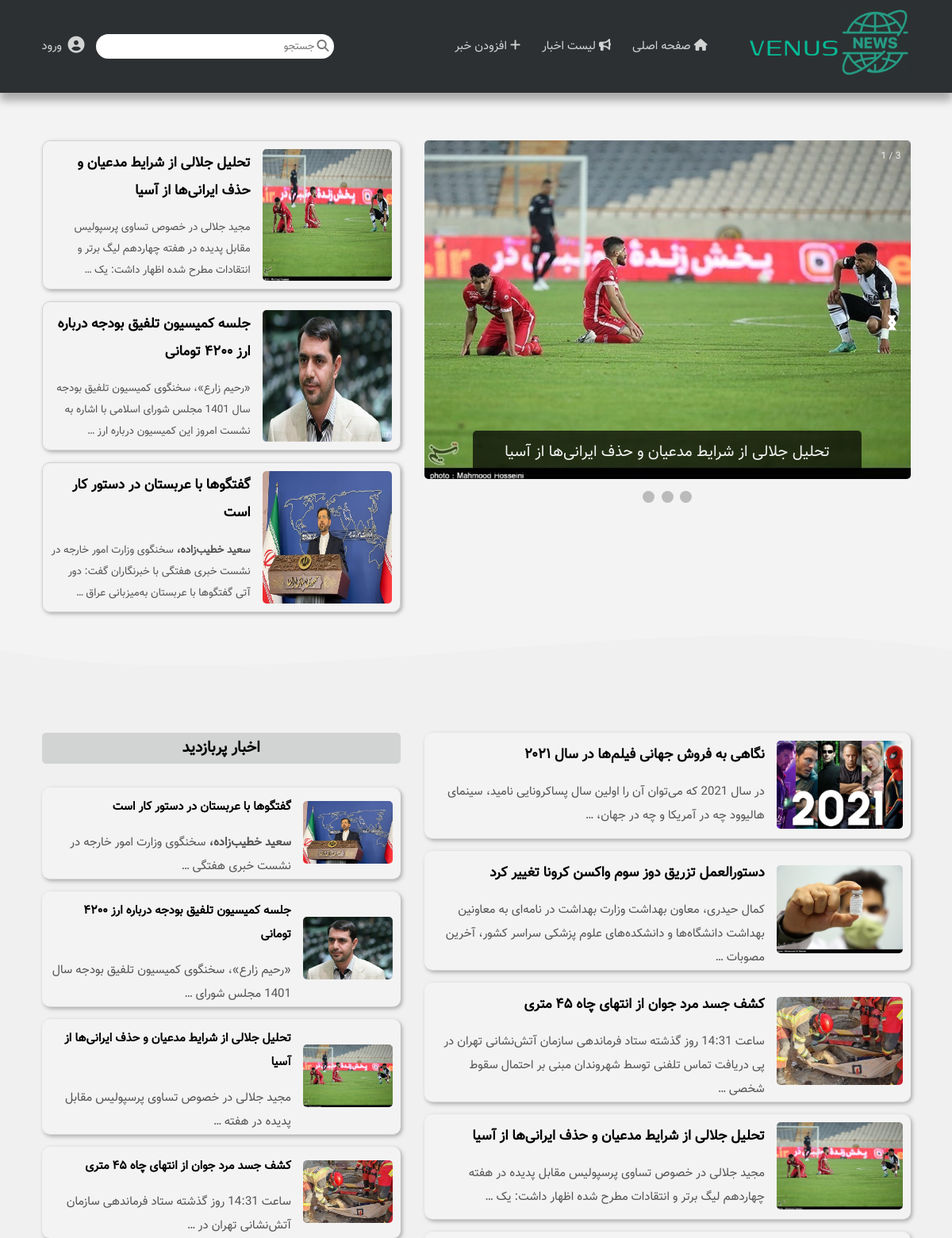
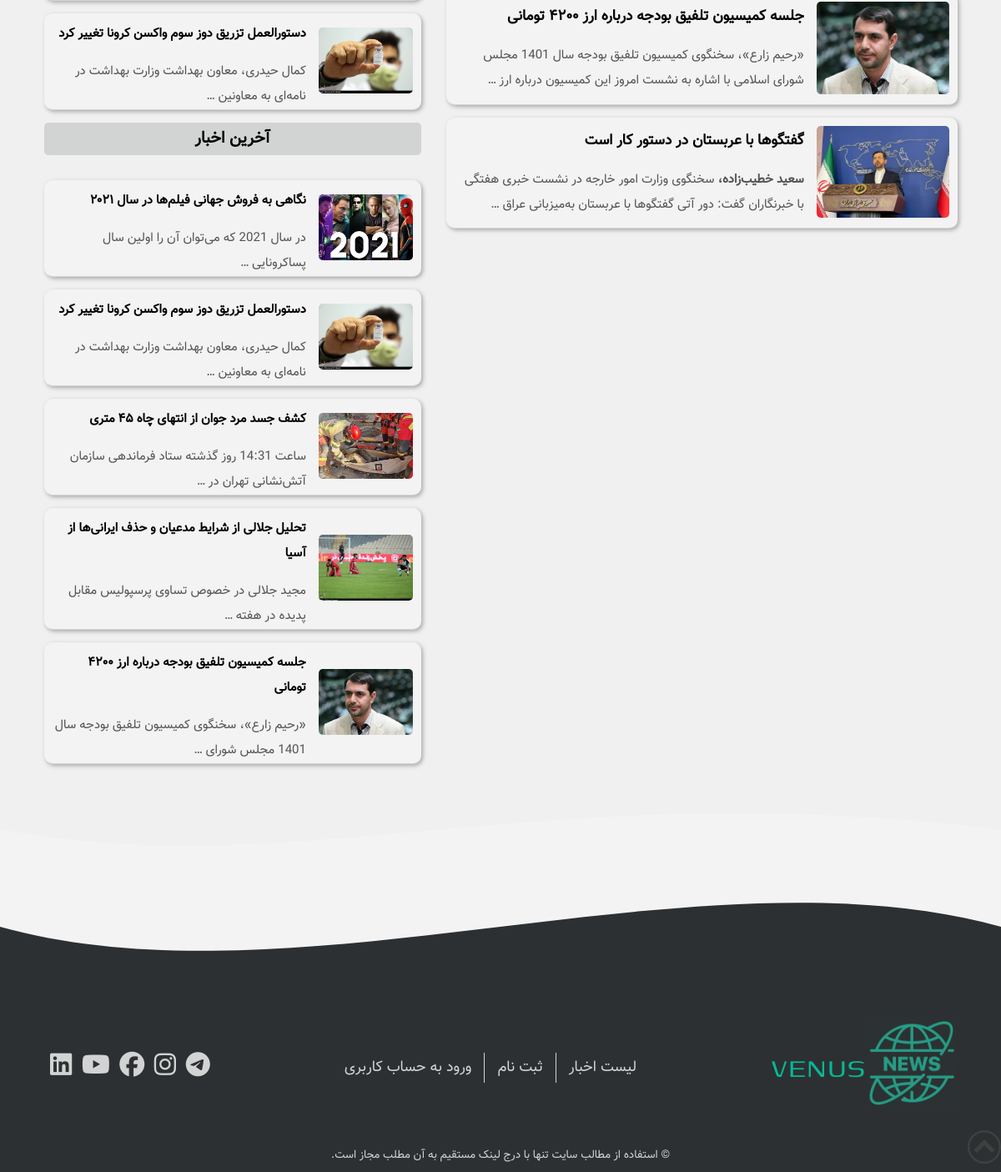
The page / on the database its author committed (2 pictures, top to bottom).
### news/models.py (models this page shows, shortened)
class Post(models.Model):
    class Meta:
        verbose_name = "پست"
        verbose_name_plural = "پست ها"
        ordering = ('-date',)
    title = models.CharField(max_length=64, verbose_name="عنوان")
    image = models.ImageField(upload_to="news-images/", verbose_name="عکس")
    author = models.ForeignKey(User, on_delete=models.CASCADE, verbose_name="نویسنده")
    views = models.PositiveIntegerField(default=0, verbose_name="تعداد بازدید ها")
    promote = models.BooleanField(default=False, verbose_name="افزودن به اسلایدر")
    date = models.DateTimeField(auto_now_add=True, verbose_name="تاریخ")
    text = RichTextField(verbose_name="متن")

### news/views.py (the view)
# urls.py: path('', views.home_view, name="home"),
def home_view(request):
    posts = Post.objects.all()
    main_page_num = request.GET.get('main_page_num', 1)
    context = {
        "slider_posts": posts.filter(promote=True)[:3],
        "popular_posts": posts.order_by('views')[:5],
        "recent_posts": posts.order_by('-date')[:5],
        "main_posts": pagination(posts, 10, main_page_num)
    }
    return render(request, "news/home.html", context)

### news/utils.py (called while the page is built)
def pagination(posts, pages, page_num):
    paginator = Paginator(posts, pages)
    try:
        result = paginator.page(page_num)
    except PageNotAnInteger:
        result = paginator.page(1)
    except EmptyPage:
        result = paginator.page(paginator.num_pages)
    return result

### news/templates/news/home.html (shortened to what this page needs)
{% extends 'news/layout.html' %}
{% block head %}
    <header>
        <div class="container">
            <div class="showcase-container">
                <div class="slideshow-container">
                    <div class="slideshow">
                        {% if slider_posts %}
                            {% for post in slider_posts %}
                                <div class="mySlides fade">
                                    <div class="numbertext">3 / {{ forloop.counter }}</div>
                                    <a href="/news-details/{{ post.id }}/"><img src="{{ post.image.url }}"
                                                                                style="width:100%"></a>
                                    <a href="/news-details/{{ post.id }}/" class="text">{{ post.title }}</a>
                                </div>
                            {% endfor %}
                        {% endif %}
                        <a class="prev" onclick="plusSlides(-1)">&#10094;</a>
                        <a class="next" onclick="plusSlides(1)">&#10095;</a>
                    </div>
                    <div style="text-align:center">
                        <span class="dot" onclick="currentSlide(1)"></span>
                        <span class="dot" onclick="currentSlide(2)"></span>
                        <span class="dot" onclick="currentSlide(3)"></span>
                    </div>
                </div>
                <div class="cards-container">
                    {% if slider_posts %}
                        {% for post in slider_posts %}
                            <article class="card">
                                <div class="card-image-container">
                                    <a href="/news-details/{{ post.id }}/"><img src="{{ post.image.url }}"
                                                                                title="{{ post.title }}"/></a>
                                </div>
                                <div class="card-text-side">
                                    <a href="/news-details/{{ post.id }}/" class="card-title"><h3>{{ post.title }}</h3>
                                    </a>
                                    <a href="/news-details/{{ post.id }}/" class="card-text"><p>
                                        {{ post.text|truncatewords:20 | safe }}
                                    </p></a>
                                </div>
                            </article>
                        {% endfor %}
                    {% endif %}
                </div>
            </div>
        </div>
    </header>
{% endblock %}
{% block main_posts %}
    {% if main_posts %}
        {% for post in main_posts %}
            <article class="card">
                <div class="card-image-container">
                    <a href="/news-details/{{ post.id }}/"><img src="{{ post.image.url }}"
                                                                title="{{ post.title }}"/></a>
                </div>
                <div class="card-text-side">
                    <a href="/news-details/{{ post.id }}/" class="card-title"><h3>{{ post.title }}</h3></a>
                    <a href="/news-details/{{ post.id }}/" class="card-text"><p>
                        {{ post.text|truncatewords:20 | safe }}
                    </p></a>
                </div>
            </article>
        {% endfor %}
    {% endif %}
{% endblock %}
{% block side_title_1 %}
    اخبار پربازدید
{% endblock %}
{% block side_posts_1 %}
    {% if popular_posts %}
        {% for post in popular_posts %}
            <article class="card">
                <div class="card-image-container">
                    <a href="/news-details/{{ post.id }}/"><img src="{{ post.image.url }}"
                                                                title="{{ post.title }}"/></a>
                </div>
                <div class="card-text-side">
                    <a href="/news-details/{{ post.id }}/" class="card-title"><h4>{{ post.title }}</h4></a>
                    <a href="/news-details/{{ post.id }}/" class="card-text"><p>
                        {{ post.text|truncatewords:10 | safe }}
                    </p></a>
                </div>
            </article>
        {% endfor %}
    {% endif %}
{% endblock %}
{% block  side_title_2 %}
    آخرین اخبار
{% endblock %}
{% block side_posts_2 %}
    {% if recent_posts %}
        {% for post in recent_posts %}
            <article class="card">
                <div class="card-image-container">
                    <a href="/news-details/{{ post.id }}/"><img src="{{ post.image.url }}"
                                                                title="{{ post.title }}"/></a>
                </div>
                <div class="card-text-side">
                    <a href="/news-details/{{ post.id }}/" class="card-title"><h4>{{ post.title }}</h4></a>
                    <a href="/news-details/{{ post.id }}/" class="card-text"><p>
                        {{ post.text|truncatewords:10 | safe }}
                    </p></a>
                </div>
            </article>
        {% endfor %}
    {% endif %}
{% endblock %}

### news/templates/news/layout.html (shortened to what this page needs)
{% load static %}
<!DOCTYPE html>
<html lang="fa" dir="rtl">
<head>
    <link rel="stylesheet" href="{% static 'news/css/main.css' %}"/>
</head>
<body>
<a href="#top"><img class="to-top-arrow" src="{% static 'news/Images/carousel-arrow-dark.png' %}" alt="to top"
                    title="برو به بالا"/></a>
<nav id="main-nav">
    <div class="container">
        <div class="nav-title">
            <a href="home.html"><img src="{% static 'news/Images/logo.png' %}" class="logo" id="top" alt="logo"/></a>
            <a href="home.html"><p class="main-title">VENUS</p></a>
        </div>
        <ul>
            <li>
                <a href="/"
                ><i class="fas fa-home"></i> صفحه اصلی</a
                >
            </li>
            <li>
                <a href="/news-list"><i class="fas fa-bullhorn"></i> لیست اخبار</a
                >
            </li>
            <li>
                <a href="/add-news"><i class="fas fa-plus"></i> افزودن خبر</a
                >
            </li>
        </ul>
        <div class="nav-left-side">
            <div class="search-box">
                <form action='{% url 'search' %}' method="GET">
                    <i class="fas fa-search search-icon"></i>
                    <input type="search" name="search" placeholder="جستجو"/>
                </form>
            </div>
            {% if user.is_authenticated %}
                <a href="/logout" class="nav-left-icon" title="خروج از حساب کاربری"
                ><i class="fas fa-sign-out-alt"></i></a>
                <p class="user">{{ user.username }}</p>
            {% else %}
                <a href="/login" class="nav-left-icon" title="ورود به حساب کاربری"
                ><i class="fas fa-user-circle"></i
                ></a>
                <a class="user" href="/login">ورود</a>
            {% endif %}
        </div>
    </div>
</nav>
{% block head %} {% endblock %}
<div style="height: 100px; overflow: hidden">
    <svg
            viewBox="0 0 500 150"
            preserveAspectRatio="none"
            style="height: 100%; width: 100%"
    >
        <path
                d="M0.00,49.98 C149.99,150.00 349.20,-49.98 500.00,49.98 L500.00,150.00 L0.00,150.00 Z"
                style="stroke: none; fill: #f0f0f0"
        ></path>
    </svg>
</div>
<main>
    <div class="container">
        <div class="main-container">
            <section class="cards-container">
                {% block main_posts %} {% endblock %}
            </section>
            <aside>
                <div class="side-news">
                    <h3 class="side-title">{% block side_title_1 %} {% endblock %}</h3>
                    {% block side_posts_1 %} {% endblock %}
                </div>
                <div class="side-news">
                    <h3 class="side-title">{% block side_title_2 %} {% endblock %}</h3>
                    {% block side_posts_2 %} {% endblock %}
                </div>
            </aside>
        </div>
    </div>
</main>
<div style="height: 100px; overflow: hidden">
    <svg
            viewBox="0 0 500 150"
            preserveAspectRatio="none"
            style="height: 100%; width: 100%"
    >
        <path
                d="M0.00,49.98 C149.99,150.00 271.49,-49.98 500.00,49.98 L500.00,0.00 L0.00,0.00 Z"
                style="stroke: none; fill: #f0f0f0"
        ></path>
    </svg>
</div>
<div style="height: 150px; overflow: hidden">
    <svg
            viewBox="0 0 500 150"
            preserveAspectRatio="none"
            style="height: 100%; width: 100%"
    >
        <path
                d="M0.00,49.98 C149.99,150.00 349.20,-49.98 500.00,49.98 L500.00,150.00 L0.00,150.00 Z"
                style="stroke: none; fill: #2d3032"
        ></path>
    </svg>
</div>
<footer>
    <div class="container">
        <div class="main-footer-container">
            <div class="nav-title">
                <a href="home.html"><img src="{% static 'news/Images/logo.png' %}" class="logo" alt="logo"/></a>
                <a href="home.html"><p class="main-title">VENUS</p></a>
            </div>
            <div class="parts-menu">
                <ul>
                    <li><a href="/news-list">لیست اخبار</a></li>
                    <li><a href="#">ثبت نام</a></li>
                    <li><a href="#">ورود به حساب کاربری</a></li>
                </ul>
            </div>
            <div class="icons">
                <a href="#"><i class="fab fa-telegram"></i></a>
                <a href="#"><i class="fab fa-instagram"></i></a>
                <a href="#"><i class="fab fa-facebook"></i></a>
                <a href="#"><i class="fab fa-youtube"></i></a>
                <a href="#"><i class="fab fa-linkedin"></i></a>
            </div>
        </div>
        <div class="copyright">
            © استفاده از مطالب سایت تنها با درج لینک مستقیم به آن مطلب مجاز است.
        </div>
    </div>
</footer>
</body>
</html>

### rows shown on the page
Post: image (picture), title "تحلیل جلالی از شرایط مدعیان و حذف ایرانی‌ها از آسیا", text "مجید جلالی در خصوص تساوی پرسپولیس مقابل پدیده در هفته چهاردهم لیگ برتر و انتقادات مطرح شده اظهار داشت: یک …", text "مجید جلالی در خصوص تساوی پرسپولیس مقابل پدیده در هفته …"
Post: image (picture), title "جلسه کمیسیون تلفیق بودجه درباره ارز ۴۲۰۰ تومانی", text "«رحیم زارع»، سخنگوی کمیسیون تلفیق بودجه سال 1401 مجلس شورای اسلامی با اشاره به نشست امروز این کمیسیون درباره ارز …", text "«رحیم زارع»، سخنگوی کمیسیون تلفیق بودجه سال 1401 مجلس شورای …"
Post: image (picture), title "گفتگوها با عربستان در دستور کار است", text "سعید خطیب‌زاده، سخنگوی وزارت امور خارجه در نشست خبری هفتگی با خبرنگاران گفت: دور آتی گفتگوها با عربستان به‌میزبانی عراق …", text "سعید خطیب‌زاده، سخنگوی وزارت امور خارجه در نشست خبری هفتگی …"
Post: image (picture), title "نگاهی به فروش جهانی فیلم‌ها در سال ۲۰۲۱", text "در سال 2021 که می‌توان آن را اولین سال پساکرونایی نامید، سینمای هالیوود چه در آمریکا و چه در جهان، …", text "در سال 2021 که می‌توان آن را اولین سال پساکرونایی …"
Post: image (picture), title "دستورالعمل تزریق دوز سوم واکسن کرونا تغییر کرد", text "کمال حیدری، معاون بهداشت وزارت بهداشت در نامه‌ای به معاونین بهداشت دانشگاه‌ها و دانشکده‌های علوم پزشکی سراسر کشور، آخرین مصوبات …", text "کمال حیدری، معاون بهداشت وزارت بهداشت در نامه‌ای به معاونین …"
Post: image (picture), title "کشف جسد مرد جوان از انتهای چاه ۴۵ متری", text "ساعت 14:31 روز گذشته ستاد فرماندهی سازمان آتش‌نشانی تهران در پی دریافت تماس تلفنی توسط شهروندان مبنی بر احتمال سقوط شخصی …", text "ساعت 14:31 روز گذشته ستاد فرماندهی سازمان آتش‌نشانی تهران در …"
